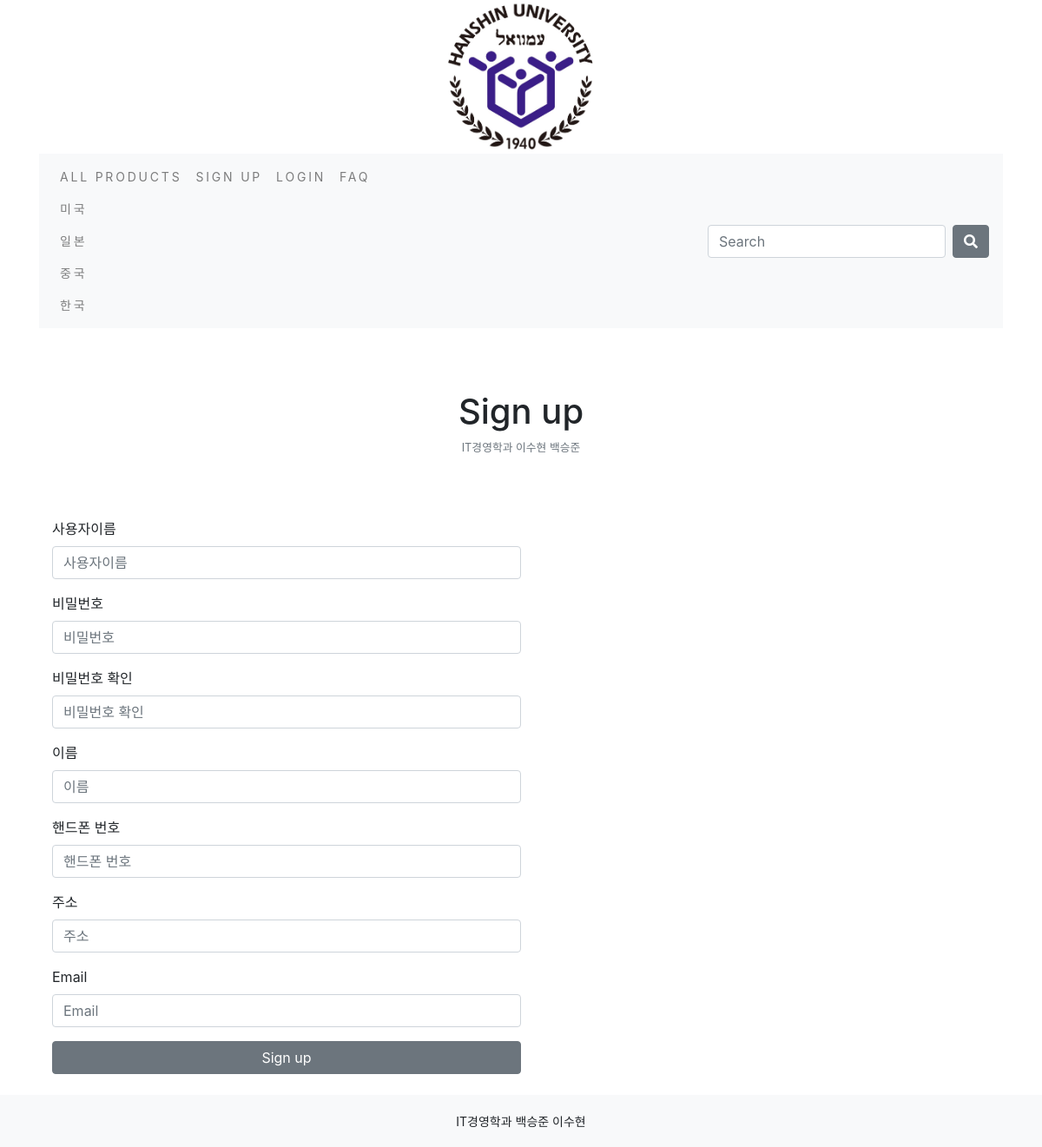
/account/register/, run on the app's committed database.
### shop/models.py (models this page shows, shortened)
class Category(models.Model) :
    name = models.CharField(max_length=250, unique=True)
    slug = models.SlugField(max_length=250, unique=True)
    class Meta :
        ordering = ('name',)
        verbose_name = 'category'
        verbose_name_plural = 'categories'
    def get_url(self) :
        return reverse('shop:products_by_category', args = [self.slug])

### account/views.py (the view, shortened to what this page needs)
# urls.py: path('register/', views.register, name = 'register'),
def register(request):
    if request.method == "GET":
        return render(request, 'account/register.html')

### cart/context_processors.py (called while the page is built)
def counter(request) :
    item_count = 0
    if 'admin' in request.path :
        return {}
    else :
        try :
            cart = Cart.objects.filter(cart_id = _cart_id(request))
            cart_items = CartItem.objects.all().filter(cart=cart[:1])
            for cart_item in cart_items :
                item_count += cart_item.quantity
        except Cart.DoesNotExist :
            item_count = 0
    return dict(item_count = item_count)

### cart/views.py (called while the page is built)
def _cart_id(request) :
    cart = request.session.session_key
    if not cart :
        cart = request.session.create()
    return cart

### shop/context_processors.py (called while the page is built)
def menu_links(request) :
    links = Category.objects.all()
    return dict(links = links)

### templates/account/register.html (shortened to what this page needs)
{% extends "base.html" %}
{% load static %}
{% block metadescription %}
    저희 타워 쇼핑몰에 오신것을 환영합니다.
{% endblock %}
{% block content %}
<div class="container">
    <div class="row mt-5">
        <div class="col-12 text-center">
            <h1>Sign up</h1>
            <small id="emailHelp" class="form-text text-muted">IT경영학과 이수현 백승준</small>
        </div>
    </div>
</div>
<div class="container">
    <div class="row mt-5">
        <div class="col-12">
        </div>
        <br>
        <div class="col-12">
            <form method = "POST" action=".">
                <div class="form-group">
                    <label for="username">사용자이름</label>
                    <input type="text" class="form-control btn-block" id="username" placeholder="사용자이름" name="username" style="width:50%">
                </div>
                <div class="form-group">
                    <label for="password">비밀번호</label>
                    <input type="password" class="form-control btn-block" id="password" placeholder="비밀번호" name="password" style="width:50%">
                </div>
                <div class="form-group">
                    <label for="re_password">비밀번호 확인</label>
                    <input type="password" class="form-control btn-block" id="re_password" placeholder="비밀번호 확인" name="re_password" style="width:50%">
                </div>
                <div class="form-group">
                    <label for="name">이름</label>
                    <input type="text" class="form-control btn-block" id="name" placeholder="이름" name="name" style="width:50%">
                </div>
                <div class="form-group">
                    <label for="phone">핸드폰 번호</label>
                    <input type="text" class="form-control btn-block" id="phone" placeholder="핸드폰 번호" name="phone" style="width:50%">
                </div>
                <div class="form-group">
                    <label for="address">주소</label>
                    <input type="text" class="form-control btn-block" id="address" placeholder="주소" name="address" style="width:50%">
                </div>
                <div class="form-group">
                    <label for="email">Email</label>
                    <input type="email" class="form-control btn-block" id="email" placeholder="Email" name="email" style="width:50%">
                </div>
                <button type="submit" class="btn btn-secondary btn-block my_custom_button"  style="width:50%" onclick="location.href='/shop/'">Sign up</button>
                <br>
            </form>
        </div>
    </div>
</div>
{% endblock %}

### templates/navbar.html (shortened to what this page needs)
<nav class="navbar navbar-expand-lg navbar-light bg-light">
  <div class="collapse navbar-collapse" id="navbarSupportedContent">
    <ul class="navbar-nav mr-auto">
      <li class="nav-item">
        <a class="nav-link" href="{% url 'shop:allProdCat' %}">All Products</a>
        {% for cat in links %}
        <a class="nav-link" href="{{cat.get_url}}">{{cat.name}}</a>
        {% endfor %}
      </li>
      {% if not request.session.user %}
        <li class="nav-item">
          <a class="nav-link" href="{% url 'account:register' %}">Sign up</a>
        </li>
        <li class="nav-item">
          <a class="nav-link" href="{% url 'account:login' %}">Login</a>
        </li>
      {% else %}
        <li class="nav-item">
          <a class="nav-link" href="{% url 'account:logout' %}">Logout</a>
        </li>
      {% endif %}
      <li class="nav-item">
        <a class="nav-link" href = "{% url 'board:board_list' %}">FAQ</a>
      </li>
    </ul>
    <form class="form-inline my-2 my-lg-0" action="{% url 'search_app:searchResult' %}" method="get">
      <input class="form-control mr-sm-2" type="search" placeholder="Search" aria-label="Search" name = "q">
      <button class="btn btn-secondary my-2 my-sm-0" type="submit"><i class="fas fa-search"></i></button>
    </form>
  </div>
</nav>

### static/css/custom.css (style rules this page uses)
.nav-item { letter-spacing: .2em; font-size: 14px; text-transform: uppercase; }
.my_custom_button { margin-top: 5px; }

### data on the page
Category: name "미국"
Category: name "일본"
Category: name "중국"
Category: name "한국"
